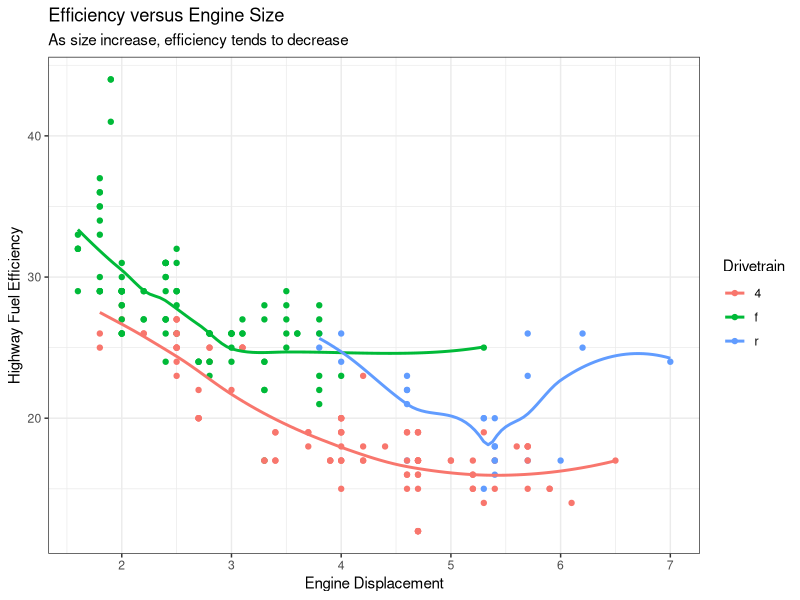
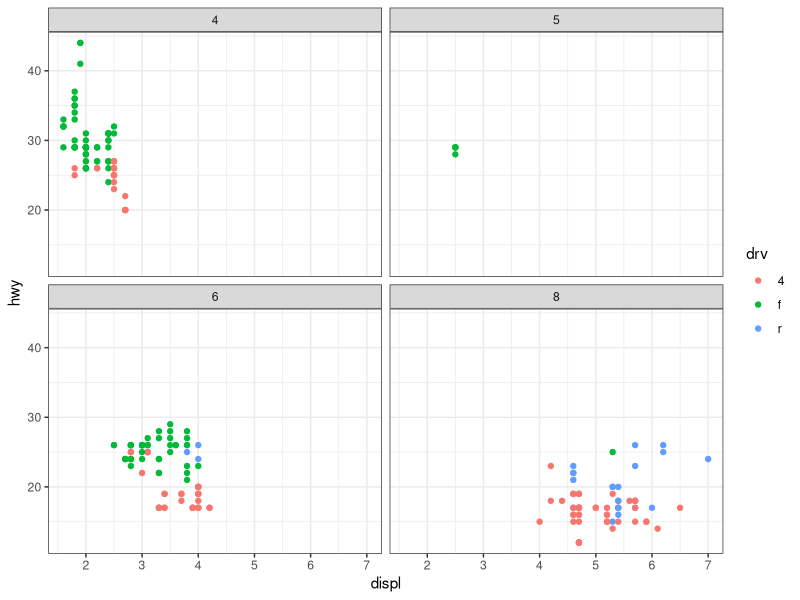
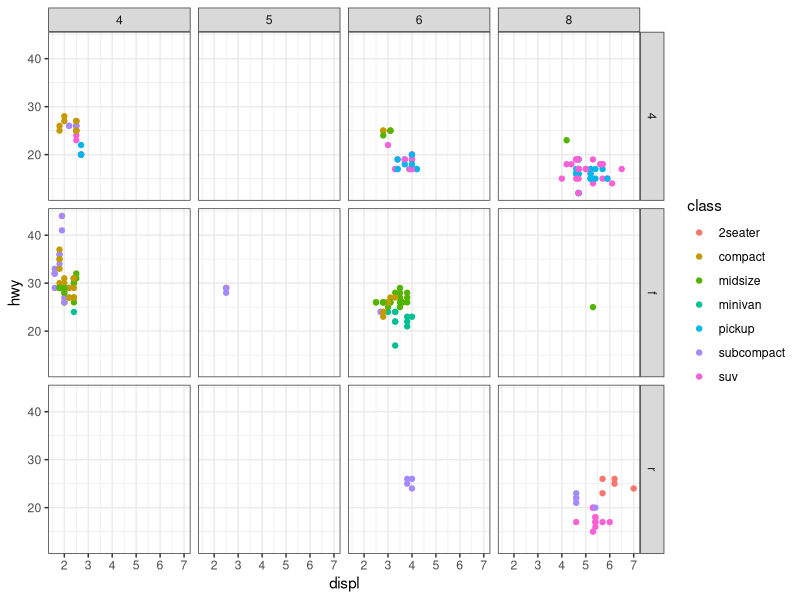
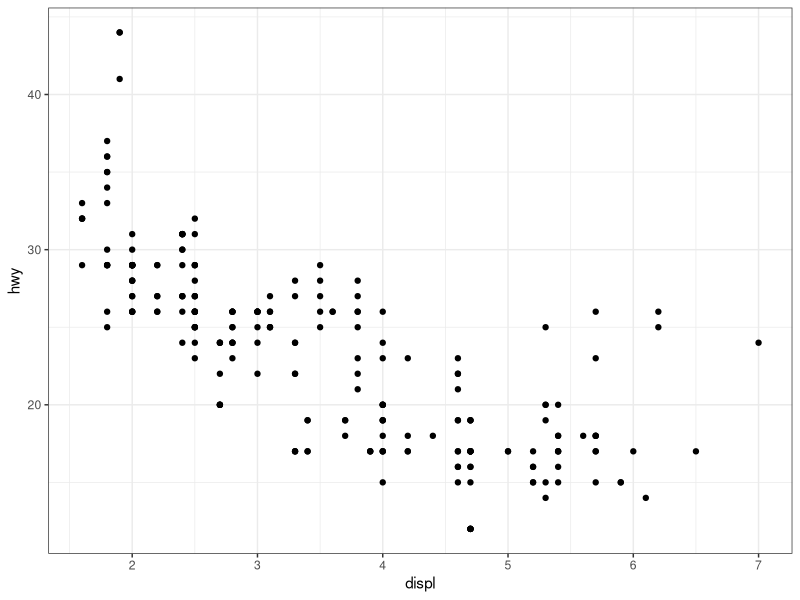
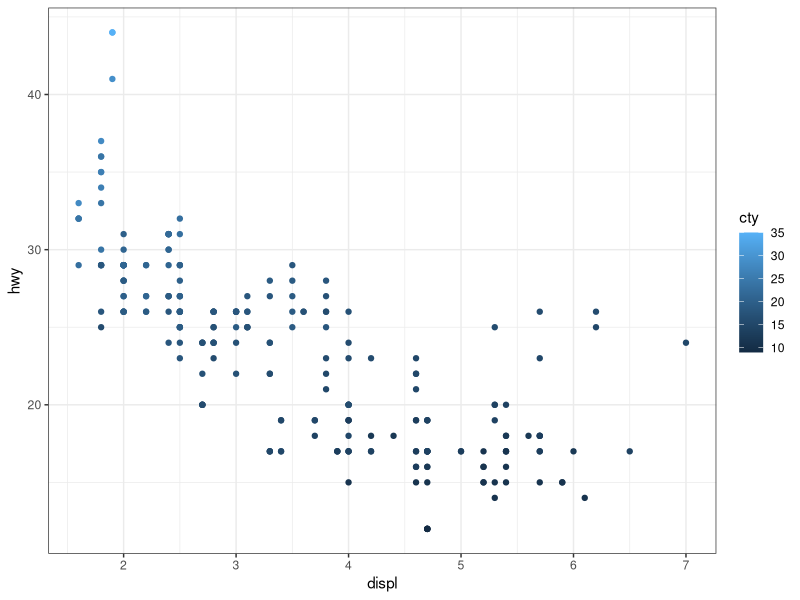
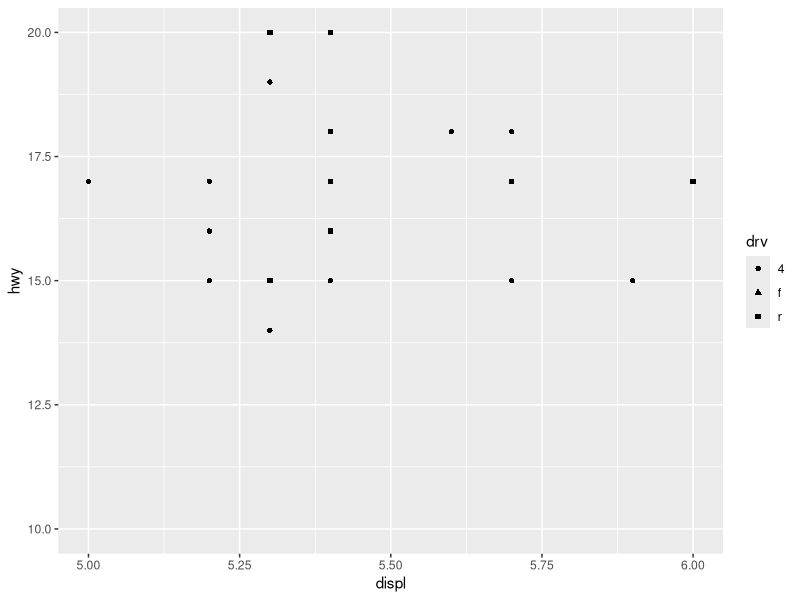
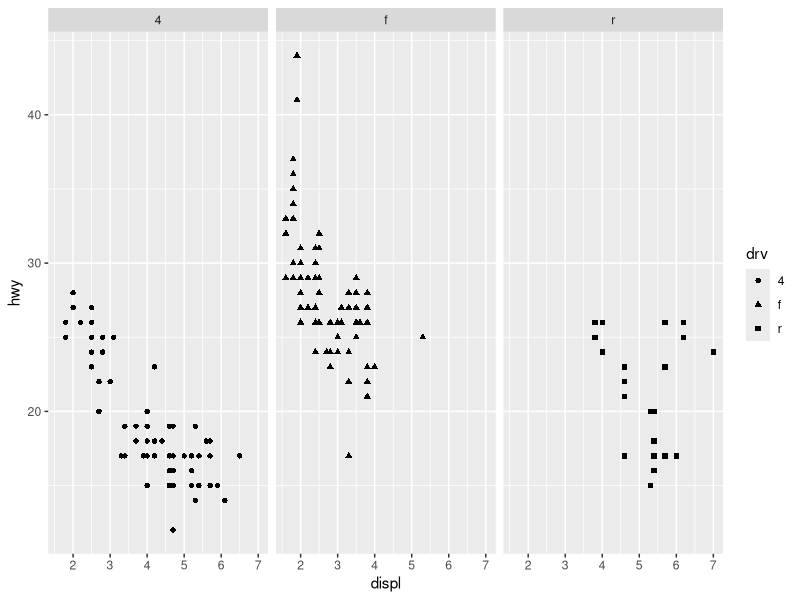
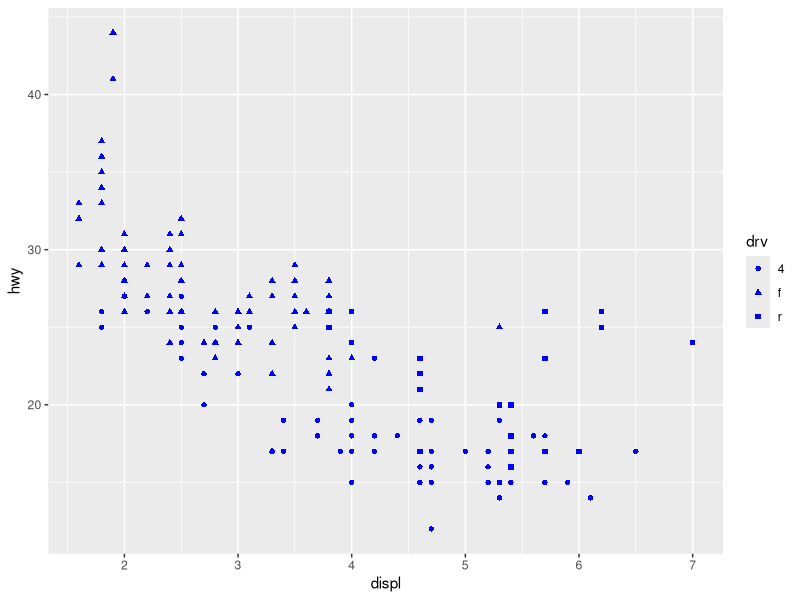

These charts were generated, in order, by the following R code:
## ---- chunk 1
library(tidyverse)
## ---- chunk 2
glimpse(mpg)
## ---- chunk 3
ggplot(data = mpg) +
    aes(x = displ, y = hwy, colour = factor(drv)) +
    geom_point() +
    geom_smooth(se = FALSE) +
    labs(
        x = "Engine Displacement",
        y = "Highway Fuel Efficiency",
        colour = "Drivetrain",
        title = "Efficiency versus Engine Size",
        subtitle = "As size increase, efficiency tends to decrease"
    ) +
    theme_bw()
    
## ---- chunk 4
#| fig-height: 4
#| fig-width: 7

ggplot(data = mpg) +
    geom_point(mapping = aes(x = displ, y = hwy, colour = drv)) +
    facet_wrap(~ cyl) +
    theme_bw()
## ---- chunk 5
ggplot(data = mpg) +
    geom_point(mapping = aes(x = displ, y = hwy, colour = class))+
    facet_grid(rows = vars(drv), cols = vars(cyl)) +
    #facet_grid() +
    theme_bw()
## ---- chunk 6
ggplot(data = mpg) +
    geom_point(mapping = aes(x = displ, y = hwy)) +
    theme_bw()
## ---- chunk 7
# comment / uncomment the appropriate lines to test the corresponding aesthetics
ggplot(data = mpg) +
    theme_bw() +
    # what's the difference with `colour = class`
    geom_point(mapping = aes(x=displ, y = hwy, colour = cty))
    # would it work?
    #geom_point(mapping = aes(x=displ, y = hwy, shape = cty))
    # how does this compare with `colour = cty`?
    #geom_point(mapping = aes(x=displ, y = hwy, alpha = cty))
    # talking about intuitive
    #geom_jitter(mapping = aes(x=displ, y = hwy, size = cty), alpha=0.3)
## ---- chunk 8
ggplot(data = mpg) +
  geom_point(mapping = aes(x=displ, y = hwy, shape = drv)) +
  ylim(10,20) +
  xlim(5,6)
## ---- chunk 9
# comment / uncomment the appropriate lines to test the corresponding aesthetics
ggplot(data = mpg) +
  geom_point(mapping = aes(x=displ, y = hwy, shape = drv)) +
  facet_wrap(~ drv)       # it works
  #facet_grid(drv ~ .)     # this way seems to be better
  #facet_wrap(drv ~ .)       # could this work as well?
## ---- chunk 10
# comment / uncomment the appropriate lines to test the corresponding aesthetics
ggplot(data = mpg) +
  geom_point(mapping = aes(x=displ, y = hwy, shape = drv), colour='blue')
  #geom_point(mapping = aes(x=displ, y = hwy, shape = drv), size=3, alpha=0.3)
  #geom_point(mapping = aes(x=displ, y = hwy, colour = drv, fill=class), size=3, alpha=0.5, shape=21)
## ---- chunk 11
ggplot(data = mpg) +
  #geom_point(mapping = aes(x=displ, y = hwy, alpha = cty), position='jitter')
  geom_jitter(mapping = aes(x=displ, y = hwy, alpha = cty))
## ---- chunk 12
# Did this before, here with jittering
ggplot(data = mpg) +
  geom_smooth(mapping = aes(x = displ, y = hwy)) +
  geom_jitter(mapping = aes(x = displ, y = hwy))
## ---- chunk 13
ggplot(data = mpg, mapping = aes(x=displ, y=hwy)) +
  geom_smooth() +
  geom_jitter()
## ---- chunk 14
# comment / uncomment the appropriate lines to test the corresponding aesthetics
ggplot(data=mpg, mapping = aes(x=displ, y=hwy)) +
  #geom_smooth(mapping = aes(group = drv)) #+
  geom_smooth() +
  geom_jitter(aes(size = cty), alpha = 0.3) +
  facet_wrap(~drv)
  #facet_grid(drv~.)
## ---- chunk 15
ggplot(data = mpg, mapping = aes(x=displ, y=hwy)) +
  #geom_smooth(mapping = aes(group = drv)) +
  geom_smooth(mapping = aes(linetype = drv), se=FALSE) +
  geom_jitter(mapping=aes(colour=drv))
